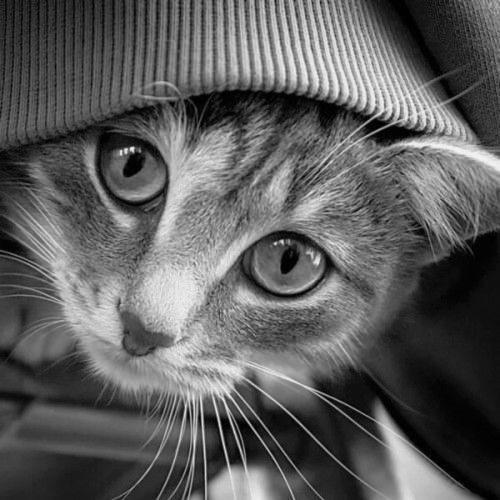
%> input picture assignment2/input2.jpg, 500 x 500 px
$ octave B1_20200204065_Task2.m   (GNU Octave 9; MATLAB toolbox functions it lacks are replaced by stand-ins)
%> lines starting %> are read from the running program, lines starting %| are printed output that depends on the picture; in (x1, y1, x2, y2) boxes, pixels count from 0 and x2, y2 are one past the last pixel; in counts of white or black regions, pixels touching at a corner belong together; the program's own positions count from 1
I=imread('input2.jpg');
%> I is the input picture: size 500x500 uint8; min 0, max 250, mean 92.3

figure;
imshow(I);

%I=im2double(I);

[r,c]=size(I);
%> r = 500; c = 500

A=9999;
B=-9999;

for i = 1:r
    for j = 1:c
        if I(i, j) < A
            A = I(i, j);
        end
        if I(i, j) > B
            B = I(i, j);
        end
    end
end
%> after the loop, A = 0; B = 250

D= B-A;
%> D = 250
%imageinfo('input2.jpg');
M=(2^8)-1;

R=(((I-A)/D)*M)+A;
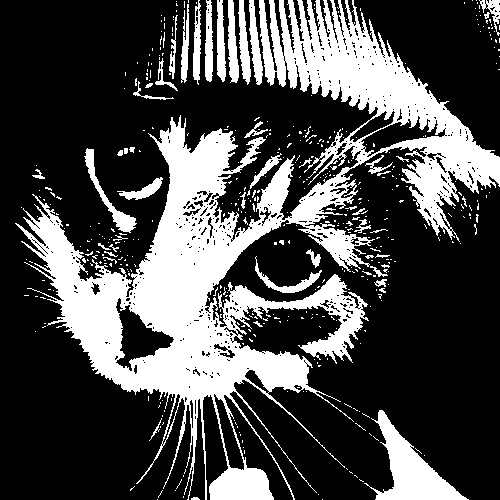
%> R: size 500x500 uint8; 29.3% white; 463 white regions (415 under 20 px), largest, box (x1, y1, x2, y2) and area: (15, 0, 500, 500) 60907, (364, 410, 469, 500) 3255, (84, 148, 137, 233) 776

figure;
imshow(R);
imwrite(R,'output2.jpg');

h1 = zeros(1, 256);
h2 = zeros(1, 256);

for i1 = 1:r
    for j1 = 1:c
        h1(I(i1,j1)+1)=h1(I(i1,j1)+1)+1;
    end
end
%> after the loop, h1 = 256 values, max 2069 at index 16, min 0 at index 252, mean 976.6

[r1,c1]=size(R);
%> r1 = 500; c1 = 500

for i2 = 1:r1
    for j2 = 1:c1
        h2(R(i2,j2)+1)=h2(R(i2,j2)+1)+1;
    end
end
%> after the loop, h2 = 256 values, max 176725 at index 1, min 0 at index 2, mean 976.6

figure;
subplot(1,2,1);
bar(h1);
title('histogram of input image');

subplot(1,2,2);
bar(h2);
title('histogram of output image');
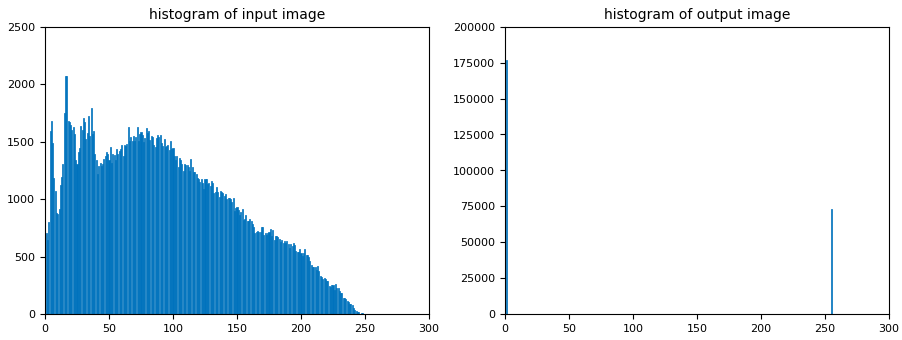
%> figure redrawn from the program's plot data, 2 panels; panel 1: tallest bar 2069 high, from x = 15.6 to 16.4; panel 2: tallest bar 176725 high, from x = 0.6 to 1.4

figure;
subplot(1, 2, 1);
imshow(I);
title('Input Image');

subplot(1, 2, 2);
imshow(R);
title('Output Image');
